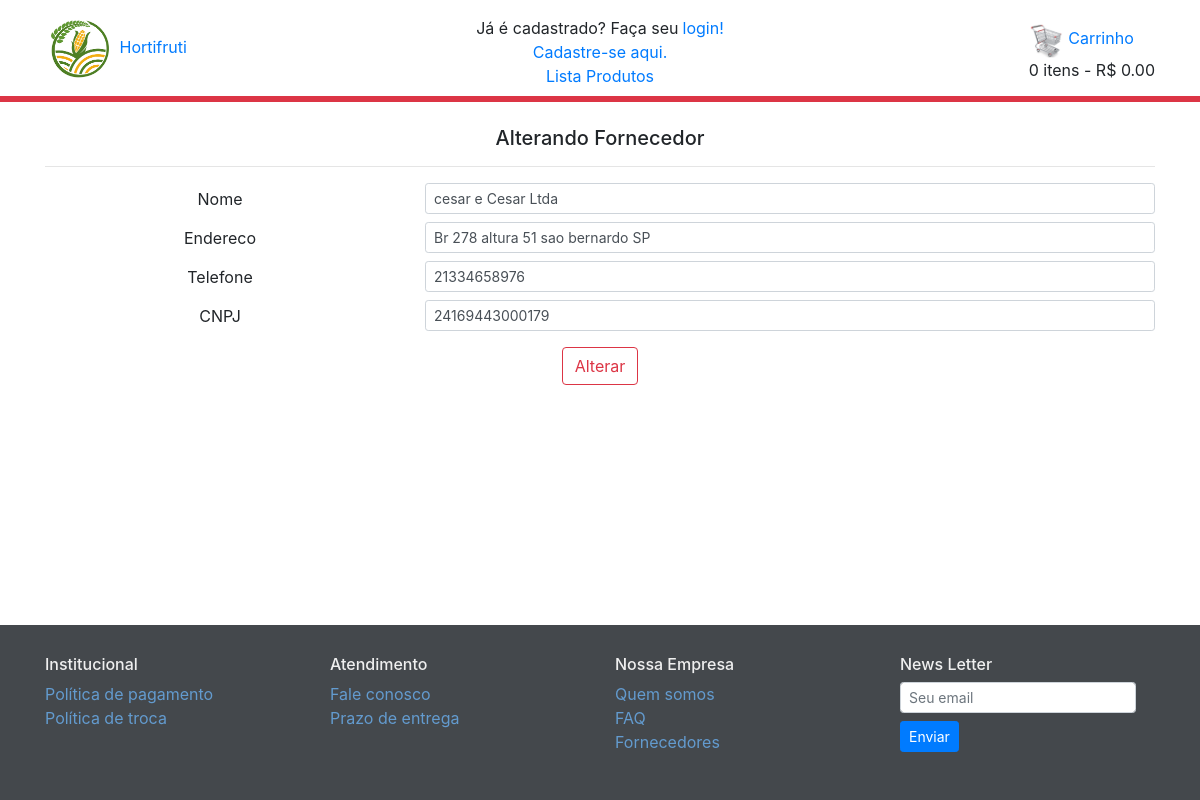
Before: /fornecedor/edita_fornecedor/10 with the older database file.
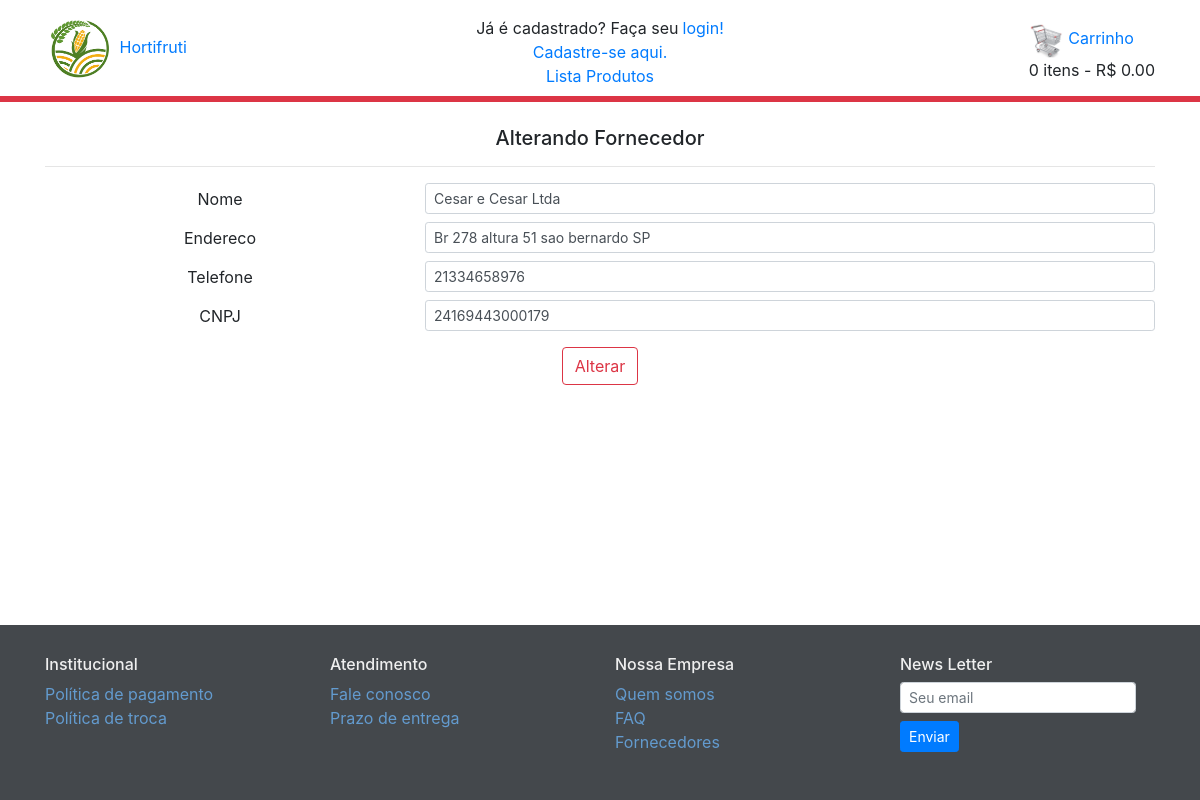
After: the same page with the newer database file.
### fornecedor/models.py (models this page shows, shortened)
class Fornecedor( models.Model ):
    Nome     = models.CharField( max_length = 100 , unique = True , blank = False )
    Endereco = models.CharField( max_length = 100 , unique = False , blank = False )
    Telefone = models.CharField( max_length = 25 , unique = True , blank = False )
    CNPJ     = models.CharField( max_length = 30 , unique = True , blank = False )
    class Meta:
        db_table = 'fornecedor'

### fornecedor/views.py (the view)
# urls.py: path('edita_fornecedor/<int:id>', views.edita_fornecedor ),
def edita_fornecedor( request , **kwargs ):
    fornecedor_edit = Fornecedor.objects.get( id = kwargs[ "id" ] )
    fornecedor_edit_form = FornecedorForm( instance = fornecedor_edit )
    request.session[ 'forn_id' ] = kwargs["id"]
    return render( request , "fornecedor/form.html" , {"formulario": fornecedor_edit_form} )

### fornecedor/forms.py (shortened to what this page needs)
class FornecedorForm( forms.ModelForm ):
    class Meta:
        model = Fornecedor
        fields = ( 'Nome' , 'Endereco' , 'Telefone', 'CNPJ' )
    Nome = forms.CharField(
        error_messages = {
            "required":"Campo obrigatório",
            "unique":"Nome duplicado"
        },
        widget = forms.TextInput( attrs = {'class':'form-control form-control-sm', 'max-lenght': '100'})
    )
    Endereco = forms.CharField(
        error_messages = {
            "required":"Campo obrigatório",
            "unique":"Endereco duplicado"
        },
        widget = forms.TextInput( attrs = {'class':'form-control form-control-sm', 'max-lenght': '100'})
    )
    Telefone = forms.CharField(
        error_messages = {
            "required":"Campo obrigatório",
            "unique":"Telefone duplicado"
        },
        widget = forms.TextInput( attrs = {'class':'form-control form-control-sm', 'max-lenght': '25'})
    )
    CNPJ = forms.CharField(
        error_messages = {
            "required":"Campo obrigatório",
            "unique":"CNPJ duplicado"
        },
        widget = forms.TextInput( attrs = {'class':'form-control form-control-sm', 'max-lenght': '30'})
    )

### carrinho/carrinho.py (called while the page is built)
    def get_gasto_total( self ):
        soma = 0
        for idt in self.carrinho :
            soma += float( self.get_preco_total( idt ) )
        return str( soma )

    def get_qtd_total( self ):
        return sum( self.get_quantidade( idt ) for idt in self.carrinho.keys() )

### carrinho/context.py (called while the page is built)
def context_carrinho( request ):
    carrinho = Carrinho( request )
    qtd   = carrinho.get_qtd_total()
    gasto = carrinho.get_gasto_total()
    return{
        'qtd':qtd,
        'gasto':gasto
    }

### fornecedor/templates/fornecedor/form.html (shortened to what this page needs)
{% extends 'base.html' %}
{% load static %}
{% block corpo %}
<div class = "mt-2 mb-3">
    <h5 class="mb-3 text-center">
        {% if 'forn_id' in request.session %}
            Alterando Fornecedor
        {% else %}
            Cadastrando Fornecedor
        {% endif %}
    </h5>
    <hr class = "mt-0">
    <form id = "fornecedor-form" action = '../cadastra_fornecedor/' method = 'POST' novalidate>
        <div class = "row mb-2">
            <div class = "col-4 text-center pt-1" style="display: inline">Nome</div>
            <div class = "col-8">
                {{ formulario.Nome}}
            </div>
        </div>
        <div class = "row mb-2">
            <div class = "col-4 text-center pt-1" style="display: inline">Endereco</div>
            <div class = "col-8">
                {{ formulario.Endereco }}
            </div>
        </div>
        <div class = "row mb-2">
            <div class = "col-4 text-center pt-1" style="display: inline">Telefone</div>
            <div class = "col-8">
                {{ formulario.Telefone}}
            </div>
        </div>
        <div class = "row mb-2">
            <div class = "col-4 text-center pt-1" style="display: inline">CNPJ</div>
            <div class = "col-8">
                {{ formulario.CNPJ }}
            </div>
        </div>
        <div class ="text-center mt-3" >
            <button id = "submit-btn" class = "btn btn-outline-danger" href = "#" >
                {% if 'forn_id' in request.session %}
                    Alterar
                {% else %}
                    Cadastrar
                {% endif %}
            </button>
        </div>
    </form>
</div>
{% endblock %}

### templates/base.html (shortened to what this page needs)
{% load static %}
{% load humanize %}
<!DOCTYPE html>
<html lang="en">
<head>
    <link rel="stylesheet" type="text/css" href="{% static 'css/bootstrap.css' %}" />
    <link rel="stylesheet" type="text/css" href="{% static 'css/jquery-ui.min.css' %}">
    <link rel="stylesheet" type="text/css" href="{% static 'css/base.css' %}" />
</head>
<body class="barra">
    <div class="container mt-3 mb-2">
        <div class="row">
            <div class="col-3">
                <a class="d-none d-md-block" style="text-decoration: none; font-size: 16px" href="#">
                    <img src="{% static 'images/hortifruti-icon.png' %}" style="width: 70px" alt="Hortifruti">
                    Hortifruti
                </a>
            </div>
            <div class="col-6 d-flex align-items-center justify-content-center">
                <div class="d-none d-lg-block">
                    <div class="d-flex justify-content-center">
                        Já é cadastrado? Faça seu<a style="text-decoration: none" class="pl-1" href="#">login!</a>
                    </div>
                    <div class="d-flex justify-content-center">
                        <a style="text-decoration: none" href="#">Cadastre-se aqui.</a>
                    </div>
                    <div class="d-flex justify-content-center">
                        <a style="text-decoration: none" href="{% url 'produto:lista_produto' %}">Lista Produtos</a>
                    </div>
                </div>
            </div>
            <div class="col-3 d-flex justify-content-end align-items-center">
                <div class="d-none d-sm-block">
                    <a style="text-decoration: none" href="#">
                        <img src="{% static 'images/carrinho.png' %}" style="width: 35px" alt="Carrinho">
                        Carrinho
                    </a>
                    <div id = 'total-1' class = "d-flex justify-content-center">
                        {% if qtd == 1 %}
                            {{ qtd }} item - R$ {{ gasto | floatformat:2 | intcomma }}
                        {% else %}
                            {{ qtd }} itens - R$ {{ gasto | floatformat:2 | intcomma }}
                        {% endif %}
                    </div>
                </div>
            </div>
        </div>
    </div>
    <div style="padding: 3px" class="bg-danger mb-3"></div>
    <div id="container" class="container">
        {% block corpo %}
        {% endblock %}
    </div>
    {% block rodape %}
        <div class="footer">
            <div class="container">
                <div class="row">
                    <div class="col-lg-3 col-sm-6">
                        <h6>Institucional</h6>
                        <ul class="list-unstyled">
                            <li><a style="text-decoration: none" href="#">Política de pagamento</a></li>
                            <li><a style="text-decoration: none" href="#">Política de troca</a></li>
                        </ul>
                    </div>
                    <div class="col-lg-3 col-sm-6">
                        <h6>Atendimento</h6>
                        <ul class="list-unstyled">
                            <li><a style="text-decoration: none" href="#">Fale conosco</a></li>
                            <li><a style="text-decoration: none" href="#">Prazo de entrega</a></li>
                        </ul>
                    </div>
                    <div class="col-lg-3 col-sm-6">
                        <h6>Nossa Empresa</h6>
                        <ul class="list-unstyled">
                            <li><a style="text-decoration: none" href="#">Quem somos</a></li>
                            <li><a style="text-decoration: none" href="#">FAQ</a></li>
                            <li><a style="text-decoration: none" href="/fornecedor/lista_fornecedor">Fornecedores</a></li>
                        </ul>
                    </div>
                    <div class="col-lg-3 col-sm-6">
                        <h6>News Letter</h6>
                        <form class="form-inline">
                            <input type="text" name="email" id="email"
                                   class="form-control form-control-sm mr-2 mb-2"
                                   placeholder="Seu email">
                            <button type="submit" class="btn btn-sm btn-primary mb-2">Enviar</button>
                        </form>
                    </div>
                </div>
            </div>
        </div>
    {% endblock %}
</body>
</html>

### static/css/base.css (style rules this page uses)
body { display: flex; min-height: 100vh; flex-direction: column; }
div#container { flex: 1; }
.barra { overflow-y: scroll; }
.footer { background-color: #44484c; color: #efefef; padding: 30px 0; }
.footer a { color: #639bcf; }

Changed rows visible on the page:
changed Fornecedor "Br 278 altura 51 sao bernardo SP": Nome "cesar e Cesar Ltda" → "Cesar e Cesar Ltda"
